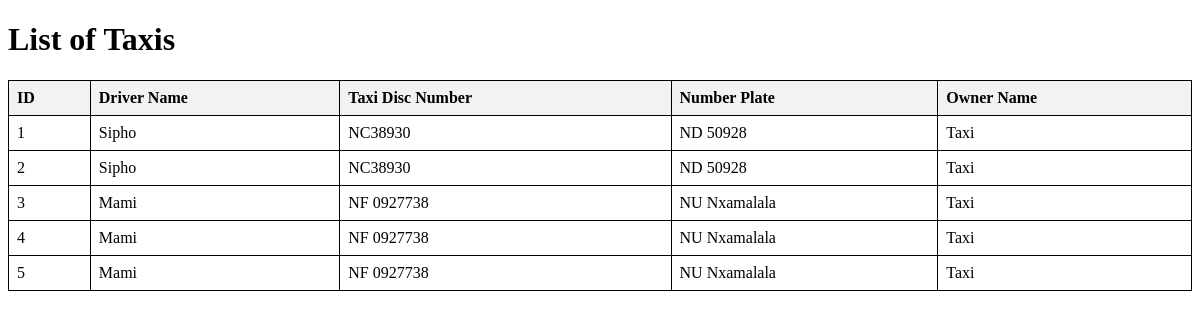
The page /owner/view_taxis.php on the database its author committed.
### tables this page shows
CREATE TABLE `taxis` (
  `id` int(11) NOT NULL,
  `owner_id` int(11) NOT NULL,
  `driver_name` varchar(50) NOT NULL,
  `taxi_disc_num` varchar(20) NOT NULL,
  `number_plate` varchar(20) NOT NULL,
  `driver_id` int(11) DEFAULT NULL,
  `status` enum('active','inactive') NOT NULL DEFAULT 'inactive'
);

CREATE TABLE `users` (
  `id` int(11) NOT NULL,
  `name` varchar(50) NOT NULL,
  `surname` varchar(50) NOT NULL,
  `id_number` varchar(20) NOT NULL,
  `cellphone` varchar(15) NOT NULL,
  `email` varchar(100) NOT NULL,
  `username` varchar(50) NOT NULL,
  `pin` varchar(255) NOT NULL,
  `user_type` enum('manager','owner','driver') NOT NULL DEFAULT 'owner'
);

### owner/view_taxis.php (the view, shortened to what this page needs)
<?php
$host = 'localhost';
$db = 'taxi_management';
$user = 'root';
$pass = '';
try {
    $pdo = new PDO("mysql:host=$host;dbname=$db;charset=utf8", $user, $pass);
    $pdo->setAttribute(PDO::ATTR_ERRMODE, PDO::ERRMODE_EXCEPTION);
} catch (PDOException $e) {
    die("Database connection failed: " . $e->getMessage());
}
try {
    $query = "SELECT t.id, t.driver_name, t.taxi_disc_num, t.number_plate, u.name AS owner_name
              FROM taxis t
              JOIN users u ON t.owner_id = u.id";
    $stmt = $pdo->prepare($query);
    $stmt->execute();
    $taxis = $stmt->fetchAll(PDO::FETCH_ASSOC);
} catch (PDOException $e) {
    die("Error fetching taxis: " . $e->getMessage());
}
?>
<!DOCTYPE html>
<html lang="en">
<head>
</head>
<body>
<h1>List of Taxis</h1>
<table>
    <thead>
        <tr>
            <th>ID</th>
            <th>Driver Name</th>
            <th>Taxi Disc Number</th>
            <th>Number Plate</th>
            <th>Owner Name</th>
        </tr>
    </thead>
    <tbody>
        <?php foreach ($taxis as $taxi): ?>
            <tr>
                <td><?php echo htmlspecialchars($taxi['id']); ?></td>
                <td><?php echo htmlspecialchars($taxi['driver_name']); ?></td>
                <td><?php echo htmlspecialchars($taxi['taxi_disc_num']); ?></td>
                <td><?php echo htmlspecialchars($taxi['number_plate']); ?></td>
                <td><?php echo htmlspecialchars($taxi['owner_name']); ?></td>
            </tr>
        <?php endforeach; ?>
    </tbody>
</table>
</body>
</html>

### owner/view_taxis.php (style rules this page uses)
table { width: 100%; border-collapse: collapse; }
table, th, td { border: 1px solid black; }
th, td { padding: 8px; text-align: left; }
th { background-color: #f2f2f2; }

### rows shown on the page
taxis: id "1", driver_name "Sipho", taxi_disc_num "NC38930", number_plate "ND 50928", owner.name "Taxi"
taxis: id "2", driver_name "Sipho", taxi_disc_num "NC38930", number_plate "ND 50928", owner.name "Taxi"
taxis: id "3", driver_name "Mami", taxi_disc_num "NF 0927738", number_plate "NU Nxamalala", owner.name "Taxi"
taxis: id "4", driver_name "Mami", taxi_disc_num "NF 0927738", number_plate "NU Nxamalala", owner.name "Taxi"
taxis: id "5", driver_name "Mami", taxi_disc_num "NF 0927738", number_plate "NU Nxamalala", owner.name "Taxi"
